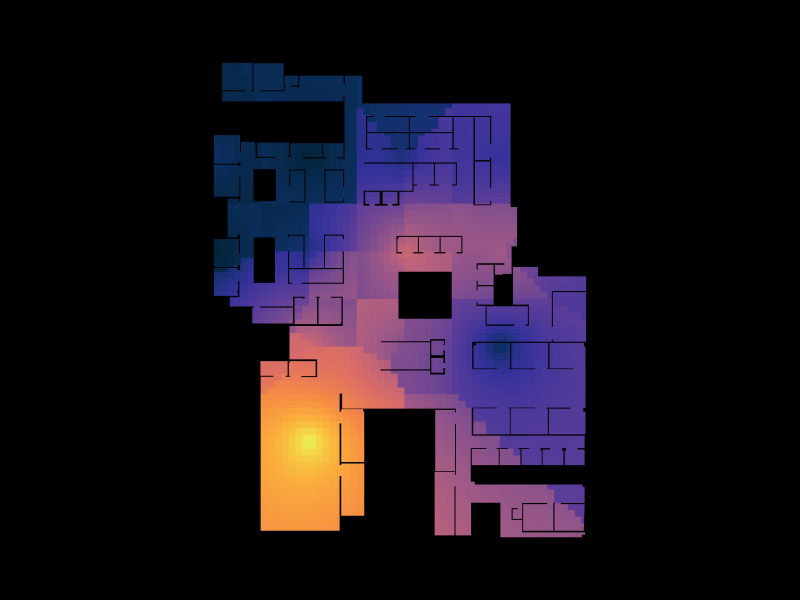

The notebook cell this image was saved under:
### Code cell
Topology.Show(faces,
              faceColorKey="vb_color",
              faceOpacity=1,
              showEdges=False,
              showVertices=False,
              camera=[0,0,7],
              backgroundColor="black",
              width=800,
              height=600,
              renderer=renderer)
